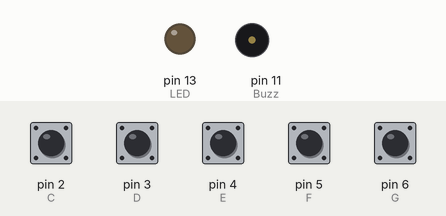
This sketch was run on a simulated Arduino Uno, built with avr-gcc and run on an emulated ATmega328P. Shown: output pins drawn as LEDs (lit = HIGH), buzzer (waves = sounding). The inputs (shaded band) are chosen by the test bench; at power-on: pin 2 (C), pin 3 (D), pin 4 (E), pin 5 (F), pin 6 (G) HIGH.

Above: at 1.2 s.
1.3 s: pin 2 (C) pulled LOW for 0.15 s
At 1.37 s:
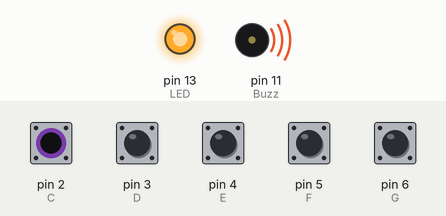
Timing chart, 0 to 4.3 s (numbered marks = the images above; inputs shaded):
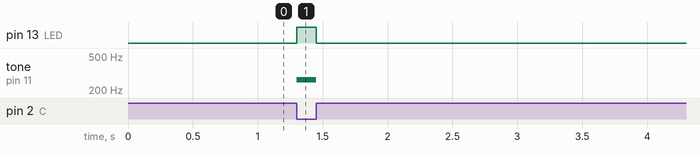

The sketch:

Piano.ino
```cpp
//definir quels sons le buzzer doit faire pour chaque note.
//dans le cas de la première ligne (#define T_C 264)
      // #define est la fonction
      // T_C signifie Ton_notemusicale
      // parce qu'un Do (C en anglais) a une fréquence de 264 Hz, on écrit T_C est egal à 264
#define T_C 264
#define T_D 294
#define T_E 330
#define T_F 349
#define T_G 392
#define T_A 440
#define T_B 493

//Ici, on definit des variables qui ne changeront jamais.
//On dit que la pin 10 sera égale à la note C, la pin 9 la note D, ect...
const int C = 2;
const int D = 3;
const int E = 4;
const int F = 5;
const int G = 6;
//const int A = 5;
//const int B = 4;

//La pin 11 est reliée à notre buzzer, donc il faut écrire que le buzzer (on le nommme Buzz) est égal à 11
//la petite lumière LED qui est déjà attachée à notre Arduino est reliée à la pin 13, donc on écrit LED = 13
const int Buzz = 11;
const int LED = 13;

void setup()
{
  pinMode(LED, OUTPUT);

  //cela veut dire que la pin C va nous donner de l'information (si on pèse le bouton ou pas), donc il "imput" de l'information
  //on dit aussi que C est HIGH, donc il n'est pas activé (on ne pèse pas dessus)
        //quand on pèse le bouton, il baisse donc on dit qu'il est LOW. Lorsqu'on ne le touche pas, il est releve donc dans à la position HIGH
  pinMode(C, INPUT);
  digitalWrite(C,HIGH);

  pinMode(D, INPUT);
  digitalWrite(D,HIGH);

  pinMode(E, INPUT);
  digitalWrite(E,HIGH);

  pinMode(F, INPUT);
  digitalWrite(F,HIGH);

  pinMode(G, INPUT);
  digitalWrite(G,HIGH);

/*  pinMode(A, INPUT);
  digitalWrite(A,HIGH);

  pinMode(B, INPUT);
  digitalWrite(B,HIGH);
  */

  digitalWrite(LED,LOW);
}

void loop()
{
  //quand on pèse sur le bouton de la note C (il sera LOW), le buzzer fera T_C (264 Hz) et la lumière LED s'allumera.
  while(digitalRead(C) == LOW)
  {
    tone(Buzz,T_C);
    digitalWrite(LED,HIGH);
  }

  while(digitalRead(D) == LOW)
  {
    tone(Buzz,T_D);
    digitalWrite(LED,HIGH);
  }

  while(digitalRead(E) == LOW)
  {
    tone(Buzz,T_E);
    digitalWrite(LED,HIGH);
  }

  while(digitalRead(F) == LOW)
  {
    tone(Buzz,T_F);
    digitalWrite(LED,HIGH);
  }

  while(digitalRead(G) == LOW)
  {
    tone(Buzz,T_G);
    digitalWrite(LED,HIGH);
  }

/*  while(digitalRead(A) == LOW)
  {
    tone(Buzz,T_A);
    digitalWrite(LED,HIGH);
  }

  while(digitalRead(B) == LOW)
  {
    tone(Buzz,T_B);
    digitalWrite(LED,HIGH);
  }
*/
  noTone(Buzz);
  digitalWrite(LED,LOW);

}
```

Measured:
- after the input at 1.3 s, pin 13 (LED): LOW → HIGH at once, → LOW 0.15 s later; tone on pin 11 (Buzz): silent → 264 Hz at once, → silent 0.15 s later
